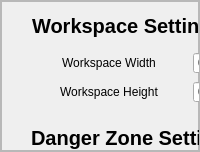
                        <widget class="QFrame" name="row_1">
                         <property name="frameShape">
                          <enum>QFrame::Shape::StyledPanel</enum>
                         </property>
                         <property name="frameShadow">
                          <enum>QFrame::Shadow::Raised</enum>
                         </property>
                         <layout class="QVBoxLayout" name="verticalLayout_16">
                          <property name="spacing">
                           <number>0</number>
                          </property>
                          <property name="leftMargin">
                           <number>0</number>
                          </property>
                          <property name="topMargin">
                           <number>0</number>
                          </property>
                          <property name="rightMargin">
                           <number>0</number>
                          </property>
                          <property name="bottomMargin">
                           <number>0</number>
                          </property>
                          <item>
                           <widget class="QFrame" name="row_2">
                            <property name="minimumSize">
                             <size>
                              <width>0</width>
                              <height>150</height>
                             </size>
                            </property>
                            <property name="frameShape">
                             <enum>QFrame::Shape::StyledPanel</enum>
                            </property>
                            <property name="frameShadow">
                             <enum>QFrame::Shadow::Raised</enum>
                            </property>
                            <widget class="QFrame" name="row_3">
                             <property name="geometry">
                              <rect>
                               <x>0</x>
                               <y>0</y>
                               <width>821</width>
                               <height>411</height>
                              </rect>
                             </property>
                             <property name="minimumSize">
                              <size>
                               <width>0</width>
                               <height>150</height>
                              </size>
                             </property>
                             <property name="styleSheet">
                              <string notr="true">QComboBox::drop-down {
    border: none;
    background: transparent;
}

QComboBox QAbstractItemView {
    background-color: #1e1e1e;
    color: #ff79c6;
    border: 1px solid #444444;
    selection-background-color: #44475a;
    selection-color: #ffffff;
    z-index: 1000;  /* 드롭다운이 항상 위에 오도록 설정 */
}</string>
                             </property>
                             <property name="frameShape">
                              <enum>QFrame::Shape::StyledPanel</enum>
                             </property>
                             <property name="frameShadow">
                              <enum>QFrame::Shadow::Raised</enum>
                             </property>
                             <widget class="QWidget" name="layoutWidget">
                              <property name="geometry">
                               <rect>
                                <x>30</x>
                                <y>110</y>
                                <width>481</width>
                                <height>109</height>
                               </rect>
                              </property>
                              <layout class="QGridLayout" name="gridLayout_2">
                               <item row="1" column="0">
                                <layout class="QGridLayout" name="gridLayout">
                                 <item row="1" column="7">
                                  <widget class="QDoubleSpinBox" name="vertexY">
                                   <property name="buttonSymbols">
                                    <enum>QAbstractSpinBox::ButtonSymbols::NoButtons</enum>
                                   </property>
                                   <property name="suffix">
                                    <string/>
                                   </property>
                                   <property name="maximum">
                                    <double>1000.000000000000000</double>
                                   </property>
                                  </widget>
                                 </item>
                                 <item row="1" column="4">
                                  <widget class="QLabel" name="labelBoxBlenderInstalation_15">
                                   <property name="sizePolicy">
                                    <sizepolicy hsizetype="Fixed" vsizetype="Preferred">
                                     <horstretch>0</horstretch>
                                     <verstretch>0</verstretch>
                                    </sizepolicy>
                                   </property>
                                   <property name="font">
                                    <font>
                                     <family>Segoe UI</family>
                                     <pointsize>10</pointsize>
                                     <italic>false</italic>
                                     <bold>false</bold>
                                    </font>
                                   </property>
                                   <property name="styleSheet">
                                    <string notr="true"/>
                                   </property>
                                   <property name="text">
                                    <string>X:</string>
                                   </property>
                                  </widget>
                                 </item>
                                 <item row="1" column="5">
                                  <widget class="QDoubleSpinBox" name="vertexX">
                                   <property name="buttonSymbols">
                                    <enum>QAbstractSpinBox::ButtonSymbols::NoButtons</enum>
                                   </property>
                                   <property name="prefix">
                                    <string/>
                                   </property>
                                   <property name="suffix">
                                    <string/>
                                   </property>
                                   <property name="maximum">
                                    <double>1000.000000000000000</double>
                                   </property>
                                  </widget>
                                 </item>
                                 <item row="1" column="6">
                                  <widget class="QLabel" name="labelBoxBlenderInstalation_16">
                                   <property name="sizePolicy">
                                    <sizepolicy hsizetype="Fixed" vsizetype="Preferred">
                                     <horstretch>0</horstretch>
                                     <verstretch>0</verstretch>
                                    </sizepolicy>
                                   </property>
                                   <property name="font">
                                    <font>
                                     <family>Segoe UI</family>
                                     <pointsize>10</pointsize>
                                     <italic>false</italic>
                                     <bold>false</bold>
                                    </font>
                                   </property>
                                   <property name="styleSheet">
                                    <string notr="true"/>
                                   </property>
                                   <property name="text">
                                    <string>Y:</string>
                                   </property>
                                  </widget>
                                 </item>
                                 <item row="0" column="0">
                                  <widget class="QLabel" name="labelBoxBlenderInstalation_12">
                                   <property name="sizePolicy">
                                    <sizepolicy hsizetype="Minimum" vsizetype="Preferred">
                                     <horstretch>0</horstretch>
                                     <verstretch>0</verstretch>
                                    </sizepolicy>
                                   </property>
                                   <property name="font">
                                    <font>
                                     <family>Segoe UI</family>
                                     <pointsize>10</pointsize>
                                     <italic>false</italic>
                                     <bold>false</bold>
                                    </font>
                                   </property>
                                   <property name="styleSheet">
                                    <string notr="true"/>
                                   </property>
                                   <property name="text">
                                    <string>Vertex Count</string>
                                   </property>
                                  </widget>
                                 </item>
                                 <item row="0" column="1">
                                  <widget class="QSpinBox" name="vertexCount"/>
                                 </item>
                                 <item row="1" column="0">
                                  <widget class="QLabel" name="labelBoxBlenderInstalation_14">
                                   <property name="sizePolicy">
                                    <sizepolicy hsizetype="Minimum" vsizetype="Preferred">
                                     <horstretch>0</horstretch>
                                     <verstretch>0</verstretch>
                                    </sizepolicy>
                                   </property>
                                   <property name="font">
                                    <font>
                                     <family>Segoe UI</family>
                                     <pointsize>10</pointsize>
                                     <italic>false</italic>
                                     <bold>false</bold>
                                    </font>
                                   </property>
                                   <property name="styleSheet">
                                    <string notr="true"/>
                                   </property>
                                   <property name="text">
                                    <string>Coordinates</string>
                                   </property>
                                   <property name="alignment">
                                    <set>Qt::AlignmentFlag::AlignLeading|Qt::AlignmentFlag::AlignLeft|Qt::AlignmentFlag::AlignVCenter</set>
                                   </property>
                                  </widget>
                                 </item>
                                 <item row="1" column="1">
                                  <widget class="QComboBox" name="vertexSelect">
                                   <property name="styleSheet">
                                    <string notr="true">background-color: rgb(52, 59, 72);</string>
                                   </property>
                                   <property name="iconSize">
                                    <size>
                                     <width>16</width>
                                     <height>16</height>
                                    </size>
                                   </property>
                                  </widget>
                                 </item>
                                </layout>
                               </item>
                               <item row="0" column="0">
                                <widget class="QLabel" name="labelBoxBlenderInstalation_4">
                                 <property name="font">
                                  <font>
                                   <family>Segoe UI</family>
                                   <pointsize>-1</pointsize>
                                   <italic>false</italic>
                                   <bold>true</bold>
                                  </font>
                                 </property>
                                 <property name="styleSheet">
                                  <string notr="true">QWidget {
    font-weight: bold;
	font-size: 20px;
}
</string>
                                 </property>
                                 <property name="text">
                                  <string>Danger Zone Settings</string>
                                 </property>
                                </widget>
                               </item>
                              </layout>
                             </widget>
                             <widget class="QWidget" name="layoutWidget_2">
                              <property name="geometry">
                               <rect>
                                <x>30</x>
                                <y>360</y>
                                <width>601</width>
                                <height>41</height>
                               </rect>
                              </property>
                              <layout class="QGridLayout" name="gridLayout_6">
                               <item row="0" column="0">
                                <widget class="QPushButton" name="pushButton">
                                 <property name="cursor">
                                  <cursorShape>PointingHandCursor</cursorShape>
                                 </property>
                                 <property name="styleSheet">
                                  <string notr="true">background-color: rgb(52, 59, 72);
</string>
                                 </property>
                                 <property name="text">
                                  <string> Open Existing Workspace</string>
                                 </property>
                                 <property name="icon">
                                  <iconset resource="resources.qrc">
                                   <normaloff>:/icons/images/icons/cil-folder.png</normaloff>:/icons/images/icons/cil-folder.png</iconset>
                                 </property>
                                 <property name="iconSize">
                                  <size>
                                   <width>13</width>
                                   <height>13</height>
                                  </size>
                                 </property>
                                </widget>
                               </item>
                               <item row="0" column="1">
                                <widget class="QPushButton" name="pushButton_4">
                                 <property name="cursor">
                                  <cursorShape>PointingHandCursor</cursorShape>
                                 </property>
                                 <property name="styleSheet">
                                  <string notr="true">background-color: rgb(52, 59, 72);</string>
                                 </property>
                                 <property name="text">
                                  <string> Save as New Workspace</string>
                                 </property>
                                 <property name="icon">
                                  <iconset resource="resources.qrc">
                                   <normaloff>:/icons/images/icons/cil-save.png</normaloff>:/icons/images/icons/cil-save.png</iconset>
                                 </property>
                                 <property name="iconSize">
                                  <size>
                                   <width>13</width>
                                   <height>13</height>
                                  </size>
                                 </property>
                                </widget>
                               </item>
                               <item row="0" column="2">
                                <widget class="QPushButton" name="pushButton_3">
                                 <property name="cursor">
                                  <cursorShape>PointingHandCursor</cursorShape>
                                 </property>
                                 <property name="styleSheet">
                                  <string notr="true">background-color: rgb(52, 59, 72);</string>
                                 </property>
                                 <property name="text">
                                  <string> Edit Workspace</string>
                                 </property>
                                 <property name="icon">
                                  <iconset resource="resources.qrc">
                                   <normaloff>:/icons/images/icons/cil-pencil.png</normaloff>:/icons/images/icons/cil-pencil.png</iconset>
                                 </property>
                                 <property name="iconSize">
                                  <size>
                                   <width>13</width>
                                   <height>13</height>
                                  </size>
                                 </property>
                                </widget>
                               </item>
                              </layout>
                             </widget>
                             <widget class="QWidget" name="layoutWidget_3">
                              <property name="geometry">
                               <rect>
                                <x>30</x>
                                <y>230</y>
                                <width>481</width>
                                <height>109</height>
                               </rect>
                              </property>
                              <layout class="QGridLayout" name="gridLayout_8">
                               <item row="1" column="0">
                                <layout class="QGridLayout" name="gridLayout_9">
                                 <item row="0" column="0">
                                  <widget class="QLabel" name="labelBoxBlenderInstalation_26">
                                   <property name="sizePolicy">
                                    <sizepolicy hsizetype="Minimum" vsizetype="Preferred">
                                     <horstretch>0</horstretch>
                                     <verstretch>0</verstretch>
                                    </sizepolicy>
                                   </property>
                                   <property name="font">
                                    <font>
                                     <family>Segoe UI</family>
                                     <pointsize>10</pointsize>
                                     <italic>false</italic>
                                     <bold>false</bold>
                                    </font>
                                   </property>
                                   <property name="styleSheet">
                                    <string notr="true"/>
                                   </property>
                                   <property name="text">
                                    <string>Anchor</string>
                                   </property>
                                  </widget>
                                 </item>
                                 <item row="0" column="4" colspan="2">
                                  <widget class="QSpinBox" name="h_tagNum"/>
                                 </item>
                                 <item row="1" column="7">
                                  <widget class="QLabel" name="labelBoxBlenderInstalation_25">
                                   <property name="font">
                                    <font>
                                     <family>Segoe UI</family>
                                     <pointsize>10</pointsize>
                                     <italic>false</italic>
                                     <bold>false</bold>
                                    </font>
                                   </property>
                                   <property name="styleSheet">
                                    <string notr="true"/>
                                   </property>
                                   <property name="text">
                                    <string>Y:</string>
                                   </property>
                                  </widget>
                                 </item>
                                 <item row="1" column="6">
                                  <widget class="QDoubleSpinBox" name="j_anchorX">
                                   <property name="buttonSymbols">
                                    <enum>QAbstractSpinBox::ButtonSymbols::NoButtons</enum>
                                   </property>
                                   <property name="prefix">
                                    <string/>
                                   </property>
                                   <property name="suffix">
                                    <string/>
                                   </property>
                                   <property name="maximum">
                                    <double>1000.000000000000000</double>
                                   </property>
                                  </widget>
                                 </item>
                                 <item row="1" column="0" colspan="2">
                                  <widget class="QLabel" name="labelBoxBlenderInstalation_24">
                                   <property name="sizePolicy">
                                    <sizepolicy hsizetype="Minimum" vsizetype="Preferred">
                                     <horstretch>0</horstretch>
                                     <verstretch>0</verstretch>
                                    </sizepolicy>
                                   </property>
                                   <property name="font">
                                    <font>
                                     <family>Segoe UI</family>
                                     <pointsize>10</pointsize>
                                     <italic>false</italic>
                                     <bold>false</bold>
                                    </font>
                                   </property>
                                   <property name="styleSheet">
                                    <string notr="true"/>
                                   </property>
                                   <property name="text">
                                    <string>Anchor Position</string>
                                   </property>
                                   <property name="alignment">
                                    <set>Qt::AlignmentFlag::AlignLeading|Qt::AlignmentFlag::AlignLeft|Qt::AlignmentFlag::AlignVCenter</set>
                                   </property>
                                  </widget>
                                 </item>
                                 <item row="1" column="8">
                                  <widget class="QDoubleSpinBox" name="k_anchorY">
                                   <property name="buttonSymbols">
                                    <enum>QAbstractSpinBox::ButtonSymbols::NoButtons</enum>
                                   </property>
                                   <property name="suffix">
                                    <string/>
                                   </property>
                                   <property name="maximum">
                                    <double>1000.000000000000000</double>
                                   </property>
                                  </widget>
                                 </item>
                                 <item row="0" column="3">
                                  <widget class="QLabel" name="labelBoxBlenderInstalation_22">
                                   <property name="font">
                                    <font>
                                     <family>Segoe UI</family>
                                     <pointsize>10</pointsize>
                                     <italic>false</italic>
                                     <bold>false</bold>
                                    </font>
                                   </property>
                                   <property name="styleSheet">
                                    <string notr="true"/>
                                   </property>
                                   <property name="text">
                                    <string>Tag</string>
                                   </property>
                                  </widget>
                                 </item>
                                 <item row="0" column="1" colspan="2">
                                  <widget class="QSpinBox" name="g_anchorNum"/>
                                 </item>
                                 <item row="1" column="5">
                                  <widget class="QLabel" name="labelBoxBlenderInstalation_23">
                                   <property name="sizePolicy">
                                    <sizepolicy hsizetype="Fixed" vsizetype="Preferred">
                                     <horstretch>0</horstretch>
                                     <verstretch>0</verstretch>
                                    </sizepolicy>
                                   </property>
                                   <property name="font">
                                    <font>
                                     <family>Segoe UI</family>
                                     <pointsize>10</pointsize>
                                     <italic>false</italic>
                                     <bold>false</bold>
                                    </font>
                                   </property>
                                   <property name="styleSheet">
                                    <string notr="true"/>
                                   </property>
                                   <property name="text">
                                    <string>X:</string>
                                   </property>
                                  </widget>
                                 </item>
                                 <item row="1" column="2" colspan="3">
                                  <widget class="QComboBox" name="i_anchorSelect">
                                   <property name="styleSheet">
                                    <string notr="true">background-color: rgb(52, 59, 72);

QComboBox::drop-down {
    border: none;
    background: transparent;
}

QComboBox QAbstractItemView {
    background-color: #1e1e1e;
    color: #black;
    border: 1px solid #444444;
    selection-background-color: #44475a;
    selection-color: #ffffff;
    z-index: 1000;  /* 드롭다운이 항상 위에 오도록 설정 */
}</string>
                                   </property>
                                   <property name="iconSize">
                                    <size>
                                     <width>16</width>
                                     <height>16</height>
                                    </size>
                                   </property>
                                  </widget>
                                 </item>
                                </layout>
                               </item>
                               <item row="0" column="0">
                                <widget class="QLabel" name="labelBoxBlenderInstalation_6">
                                 <property name="font">
                                  <font>
                                   <family>Segoe UI</family>
                                   <pointsize>-1</pointsize>
                                   <italic>false</italic>
                                   <bold>true</bold>
                                  </font>
                                 </property>
                                 <property name="styleSheet">
                                  <string notr="true">QWidget {
    font-weight: bold;
	font-size: 20px;
}
</string>
                                 </property>
                                 <property name="text">
                                  <string>Anchor - Tag Settings</string>
                                 </property>
                                </widget>
                               </item>
                              </layout>
                             </widget>
                             <widget class="QLabel" name="labelBoxBlenderInstalation_3">
                              <property name="geometry">
                               <rect>
                                <x>31</x>
                                <y>11</y>
                                <width>186</width>
                                <height>27</height>
                               </rect>
                              </property>
                              <property name="font">
                               <font>
                                <family>Segoe UI</family>
                                <pointsize>-1</pointsize>
                                <italic>false</italic>
                                <bold>true</bold>
                               </font>
                              </property>
                              <property name="styleSheet">
                               <string notr="true">QWidget {
    font-weight: bold;
	font-size: 20px;
}
</string>
                              </property>
                              <property name="text">
                               <string>Workspace Settings</string>
                              </property>
                             </widget>
                             <widget class="QWidget" name="layoutWidget_4">
                              <property name="geometry">
                               <rect>
                                <x>30</x>
                                <y>50</y>
                                <width>481</width>
                                <height>54</height>
                               </rect>
                              </property>
                              <layout class="QGridLayout" name="gridLayout_3">
                               <item row="0" column="2">
                                <widget class="QLabel" name="label_4">
                                 <property name="text">
                                  <string>m</string>
                                 </property>
                                 <property name="alignment">
                                  <set>Qt::AlignmentFlag::AlignLeading|Qt::AlignmentFlag::AlignLeft|Qt::AlignmentFlag::AlignVCenter</set>
                                 </property>
                                </widget>
                               </item>
                               <item row="1" column="1">
                                <widget class="QDoubleSpinBox" name="b_workspace_height">
                                 <property name="buttonSymbols">
                                  <enum>QAbstractSpinBox::ButtonSymbols::NoButtons</enum>
                                 </property>
                                 <property name="maximum">
                                  <double>1000.000000000000000</double>
                                 </property>
                                </widget>
                               </item>
                               <item row="1" column="2">
                                <widget class="QLabel" name="label_5">
                                 <property name="text">
                                  <string>m</string>
                                 </property>
                                 <property name="alignment">
                                  <set>Qt::AlignmentFlag::AlignLeading|Qt::AlignmentFlag::AlignLeft|Qt::AlignmentFlag::AlignVCenter</set>
                                 </property>
                                </widget>
                               </item>
                               <item row="0" column="1">
                                <widget class="QDoubleSpinBox" name="a_workspace_width">
                                 <property name="buttonSymbols">
                                  <enum>QAbstractSpinBox::ButtonSymbols::NoButtons</enum>
                                 </property>
                                 <property name="suffix">
                                  <string/>
                                 </property>
                                 <property name="maximum">
                                  <double>1000.000000000000000</double>
                                 </property>
                                </widget>
                               </item>
                               <item row="0" column="0">
                                <widget class="QLabel" name="label_2">
                                 <property name="text">
                                  <string>Workspace Width</string>
                                 </property>
                                 <property name="alignment">
                                  <set>Qt::AlignmentFlag::AlignCenter</set>
                                 </property>
                                </widget>
                               </item>
                               <item row="1" column="0">
                                <widget class="QLabel" name="label_3">
                                 <property name="text">
                                  <string>Workspace Height</string>
                                 </property>
                                 <property name="alignment">
                                  <set>Qt::AlignmentFlag::AlignCenter</set>
                                 </property>
                                </widget>
                               </item>
                              </layout>
                             </widget>
                            </widget>
                           </widget>
                          </item>
                         </layout>
                        </widget>
